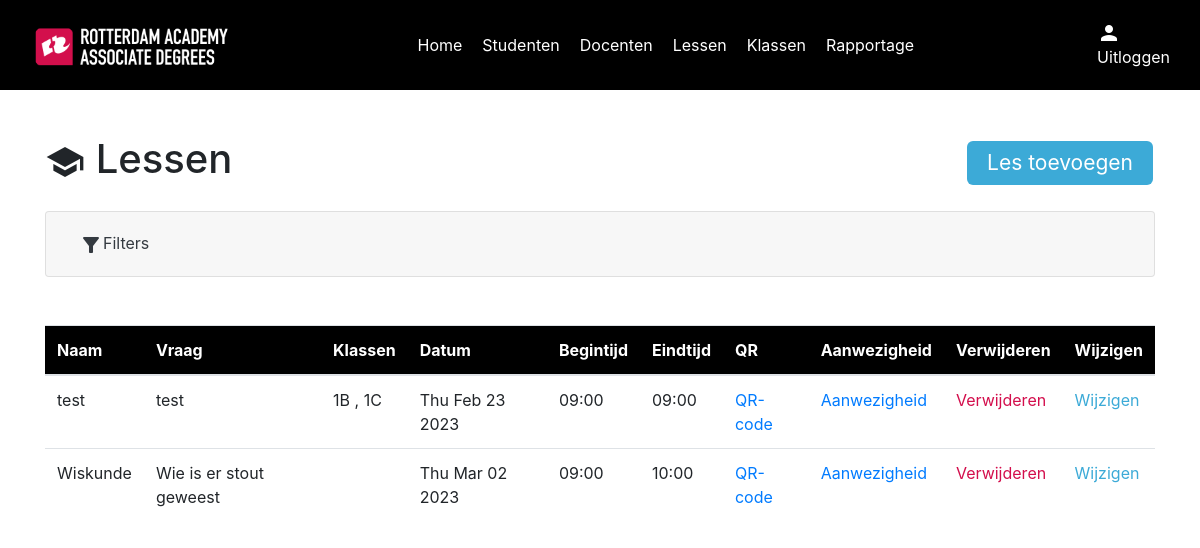
The app's page /lessen_overzicht with its own data.
### models/lessonModel.py (models this page shows)
class Lesson(db.Model):
    id = db.Column(db.String(255), primary_key=True)
    name = db.Column(db.String(100), nullable=True)
    question = db.Column(db.String(600), nullable=True)
    date = db.Column(db.String(200), nullable=False)
    start_time = db.Column(db.String(200), nullable=False)
    end_time = db.Column(db.String(200), nullable=False)
    attendance_records = relationship('Attendance', backref='lesson_record', cascade='all, delete')
    classes = relationship('LessonClass', backref=db.backref('lesson_record', lazy=True), cascade='all, delete')
    def to_dict(self):
        return {
            'id': self.id,
            'name': self.name,
            'question': self.question,
            'date': self.date,
            'start_time': self.start_time,
            'end_time': self.end_time,
            'classes': [{'id': c.class_id,
                         'name': c.classes.name
                         } for c in self.classes],
        }

### models/classModel.py (models this page shows)
class Class(db.Model):
    id = db.Column(db.Integer, primary_key=True)
    name = db.Column(db.String(100), nullable=False)
    student_classes = db.relationship('StudentClass', backref=db.backref('student', lazy=True))
    lessons = db.relationship('LessonClass', backref=db.backref('classes', lazy=True))
    def to_dict(self):
        return {
            'id': self.id,
            'name': self.name,
            'students': [{'id': s.student_id,
                          'name': s.student.name
                          } for s in self.student_classes],
        }

### routes/lessonRoutes.py (the view)
    @app.route("/lessen_overzicht")
    def lessons_index():
        classes = ClassController.get_all_classes()
        lessons = LessonController.get_all_lessons()
        return render_template(
            "lessons/index.html", lessons=lessons, classes=classes
        )

### controllers/classController.py (called while the page is built)
    @staticmethod
    def get_all_classes():
        classes = Class.query.all()
        class_dict = [class_.to_dict() for class_ in classes]
        return class_dict

### controllers/lessonController.py (called while the page is built)
    @staticmethod
    def get_all_lessons():
        lessons = Lesson.query.all()
        lessons_dict = [lesson.to_dict() for lesson in lessons]
        return lessons_dict

### templates/lessons/index.html (shortened to what this page needs)
{% include "layout.html" %}
{% block content %}
{% include "navigation.html" %}
<div class="lessons container">
    <div class="index" id="lessons">
        <div class="top-content">
            <h1><span class="material-icons" style="font-size: 40px;">school</span> Lessen</h1>
            <a href="#" class="button" id="btnCreate" data-toggle="modal" data-target="#lessonModal">Les toevoegen</a>
        </div>
        <div class="accordion mb-5" id="filterAccordion">
            <div class="card">
              <div class="card-header" id="filterAccordionHeader">
                <h2 class="mb-0">
                  <button class="btn btn-link btn-block text-left text-dark" type="button" data-toggle="collapse" data-target="#collapseOne" aria-expanded="true" aria-controls="collapseOne">
                    <span class="material-icons">filter_alt</span>Filters
                  </button>
                </h2>
              </div>
            </div>
        </div>
        <table class="table">
            <thead style="background-color: black; color: #fff;">
            <tr>
                <th scope="Name">Naam</th>
                <th scope="Question">Vraag</th>
                <th scope="Classes">Klassen</th>
                <th scope="Date">Datum</th>
                <th scope="Starttime">Begintijd</th>
                <th scope="Endtime">Eindtijd</th>
                <th scope="QR">QR</th>
                <th scope="Attendance">Aanwezigheid</th>
                <th scope="Delete">Verwijderen</th>
                <th scope="Change">Wijzigen</th>
            </tr>
            </thead>
            <tbody>
            {% for lesson in lessons %}
            <tr>
                <td>{{ lesson.name }}</td>
                <td style="max-width: 200px; overflow: hidden">{{ lesson.question }}</td>
                <td>
                    {% for class in lesson.classes %}
                    {{ class.name }}
                    {% if not loop.last %}, {% endif %}
                    {% endfor %}
                </td>
                <td>{{ lesson.date }}</td>
                <td>{{ lesson.start_time }}</td>
                <td>{{ lesson.end_time }}</td>
                <td><a href="/check-in/{{ lesson.id }}">QR-code</a></td>
                <td><a href="/lesson/{{ lesson.id }}/aanwezigheid">Aanwezigheid</a></td>
                <td><a href="#" class="red" data-id="{{ lesson.id }}" id="btnDelete">Verwijderen</a></td>
                <td><a href="#" class="blue" data-id="{{ lesson.id }}" id="btnEdit" data-toggle="modal"
                       data-target="#lessonModal">Wijzigen</a></td>
            </tr>
            {% endfor %}
            </tbody>
        </table>
    </div>
</div>
{% endblock %}

### static/css/style.css (style rules this page uses)
:root { --black: #000; --white: #fff; --racRed: #D30E4C; --racBlue: #3CAAD7; --textColor: #272727; }
.container { position: relative; top: 90px; }
.button { background-color: var(--racBlue); border: none; color: var(--white); padding: 6px 20px; text-align: center; display: inline-block; font-size: 21px; margin: 4px 2px; border-radius: 6px; }
.red { color: var(--racRed) !important; }
.blue { color: var(--racBlue) !important; }
.index .top-content { display: flex; justify-content: space-between; align-items: center; margin: 45px 0 20px 0; }
.material-icons { vertical-align: middle; }

### records on screen
Lesson: name "test", question "test", date "Thu Feb 23 2023", start_time "09:00", end_time "09:00"
Class: name "1B"
Class: name "1C"
Lesson: name "Wiskunde", question "Wie is er stout geweest", date "Thu Mar 02 2023", start_time "09:00", end_time "10:00"
